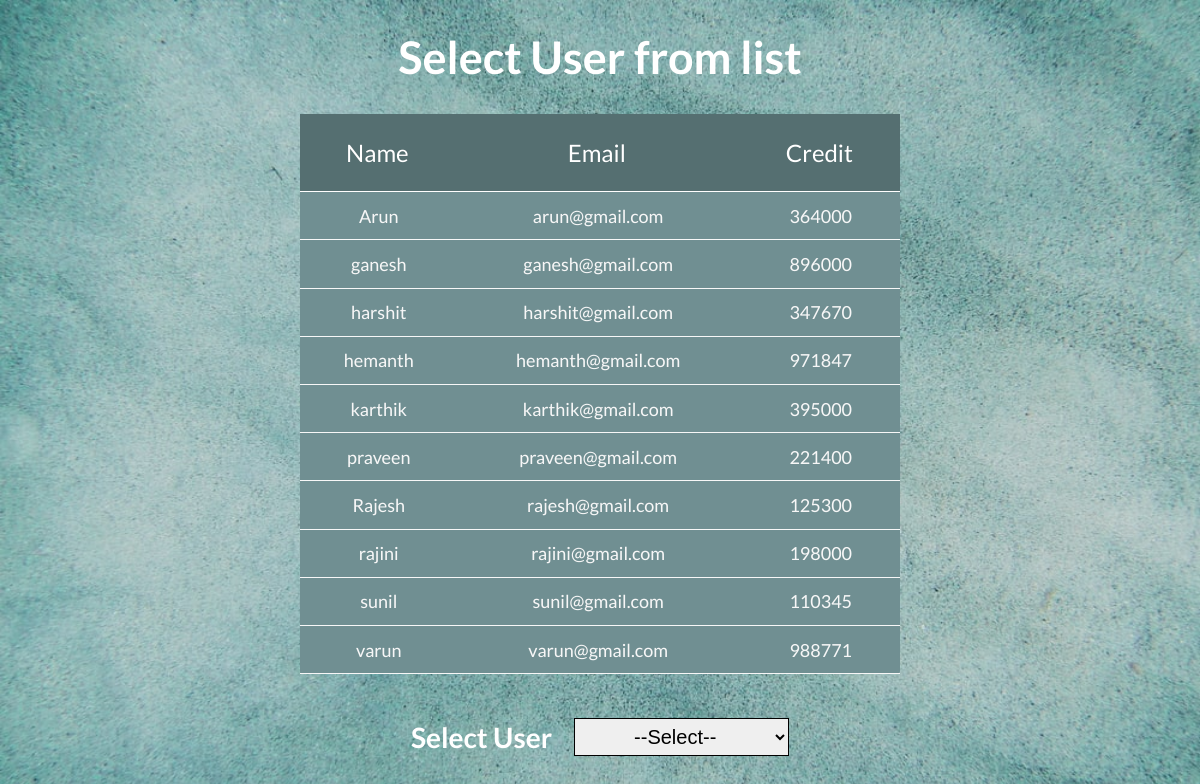
The app's page /selectuser.php with its own data.
### tables this page shows
CREATE TABLE `user` (
  `name` varchar(15) NOT NULL,
  `email` varchar(25) NOT NULL,
  `credit` varchar(10) NOT NULL
);

### selectuser.php (the view, shortened to what this page needs)
<!DOCTYPE html>
<html lang="en">
<head>
       <link rel="stylesheet" href="Assets/css/style.css">
</head>
<body>
<form  action="userdetail.php" method="post" class="user-form">
    <h1> Select User from list</h1>
    <table class="flat-table flat-table-1">
    <?php
$con=mysqli_connect('localhost','root','','company');
$q="select * from user ";
$result=mysqli_query($con,$q);
?>
	<thead>
		<th>Name</th>
		<th>Email</th>
		<th>Credit</th>
	</thead>
	<tbody>
		<tr>
        <?php
     $row=mysqli_fetch_array($result);
           ?>
 <td><?php echo  $row["name"]; ?></td>
  <td><?php echo  $row["email"]; ?></td>
  <td><?php echo  $row["credit"]; ?></td>
		</tr>
		<tr>
        <?php
     $row=mysqli_fetch_array($result);
           ?>
 <td><?php echo  $row["name"]; ?></td>
  <td><?php echo  $row["email"]; ?></td>
  <td><?php echo  $row["credit"]; ?></td>
        </tr>
        <tr>
        <?php
     $row=mysqli_fetch_array($result);
           ?>
 <td><?php echo  $row["name"]; ?></td>
  <td><?php echo  $row["email"]; ?></td>
  <td><?php echo  $row["credit"]; ?></td>
        </tr>
        <tr>
        <?php
     $row=mysqli_fetch_array($result);
           ?>
 <td><?php echo  $row["name"]; ?></td>
  <td><?php echo  $row["email"]; ?></td>
  <td><?php echo  $row["credit"]; ?></td>
        </tr>
        <tr>
        <?php
     $row=mysqli_fetch_array($result);
           ?>
 <td><?php echo  $row["name"]; ?></td>
  <td><?php echo  $row["email"]; ?></td>
  <td><?php echo  $row["credit"]; ?></td>
        </tr>
        <tr>
        <?php
     $row=mysqli_fetch_array($result);
           ?>
 <td><?php echo  $row["name"]; ?></td>
  <td><?php echo  $row["email"]; ?></td>
  <td><?php echo  $row["credit"]; ?></td>
        </tr>
        <tr>
        <?php
     $row=mysqli_fetch_array($result);
           ?>
 <td><?php echo  $row["name"]; ?></td>
  <td><?php echo  $row["email"]; ?></td>
  <td><?php echo  $row["credit"]; ?></td>
        </tr>
        <tr>
        <?php
     $row=mysqli_fetch_array($result);
           ?>
 <td><?php echo  $row["name"]; ?></td>
  <td><?php echo  $row["email"]; ?></td>
  <td><?php echo  $row["credit"]; ?></td>
        </tr>
        <tr>
        <?php
     $row=mysqli_fetch_array($result);
           ?>
 <td><?php echo  $row["name"]; ?></td>
  <td><?php echo  $row["email"]; ?></td>
  <td><?php echo  $row["credit"]; ?></td>
        </tr>
        <tr>
        <?php
     $row=mysqli_fetch_array($result);
           ?>
 <td><?php echo  $row["name"]; ?></td>
  <td><?php echo  $row["email"]; ?></td>
  <td><?php echo  $row["credit"]; ?></td>
        </tr>
	</tbody>
</table>
    <div class="view">
<table class="select-user" >
  <tr>
      <td> <h2>Select User</h2></td>
<td>
  <select name="name" onchange="this.form.submit()" class=" select-user-drop-down">
      <option>--Select--</option>
        </select>
      </td>
    </tr>
        </table>
</div>
    </form>
</body>
</html>

### Assets/css/style.css (style rules this page uses)
body { text-align: center; font-family: 'Lato', sans-serif; background: url(../images/bg.jpg) no-repeat; background-size: 100% 100%; }
.user-form h1 { font-size: 45px; color:#ffffff; }
.view { margin-top:20px; font-size: 25px; }
h1,h2 { color:#ffffff; }
table.select-user h2 { color: #ffffff; font-size: 28px; }
select.select-user-drop-down { border: 1px solid; padding: 6px 55px; font-size: 20px; margin-left: 18px; }
.flat-table { margin-bottom: 20px; border-collapse:collapse; border: none; border-radius: 3px; -webkit-border-radius: 3px; -moz-border-radius: 3px; position: relative; left: 35%; }
.flat-table th, .flat-table td { border-bottom: 1px solid; }
table.select-user { margin: auto; }
.flat-table th { font-weight: normal; -webkit-font-smoothing: antialiased; padding: 1em; color: #ffffff; text-shadow: 0 0 1px rgba(0,0,0,0.1); font-size: 1.5em; }
.flat-table td { color: #f7f7f7; padding: 0.7em 1em 0.7em 1.15em; text-shadow: 0 0 1px rgba(255,255,255,0.1); font-size: 18px; }
.flat-table tr { -webkit-transition: background 0.3s, box-shadow 0.3s; -moz-transition: background 0.3s, box-shadow 0.3s; transition: background 0.3s, box-shadow 0.3s; }
.flat-table-1 { background: #708f92; left: unset; margin: auto; min-width: 600px; }

### records on screen
user: name "Arun", email "arun@gmail.com", credit "364000"
user: name "ganesh", email "ganesh@gmail.com", credit "896000"
user: name "harshit", email "harshit@gmail.com", credit "347670"
user: name "hemanth", email "hemanth@gmail.com", credit "971847"
user: name "karthik", email "karthik@gmail.com", credit "395000"
user: name "praveen", email "praveen@gmail.com", credit "221400"
user: name "Rajesh", email "rajesh@gmail.com", credit "125300"
user: name "rajini", email "rajini@gmail.com", credit "198000"
user: name "sunil", email "sunil@gmail.com", credit "110345"
user: name "varun", email "varun@gmail.com", credit "988771"
